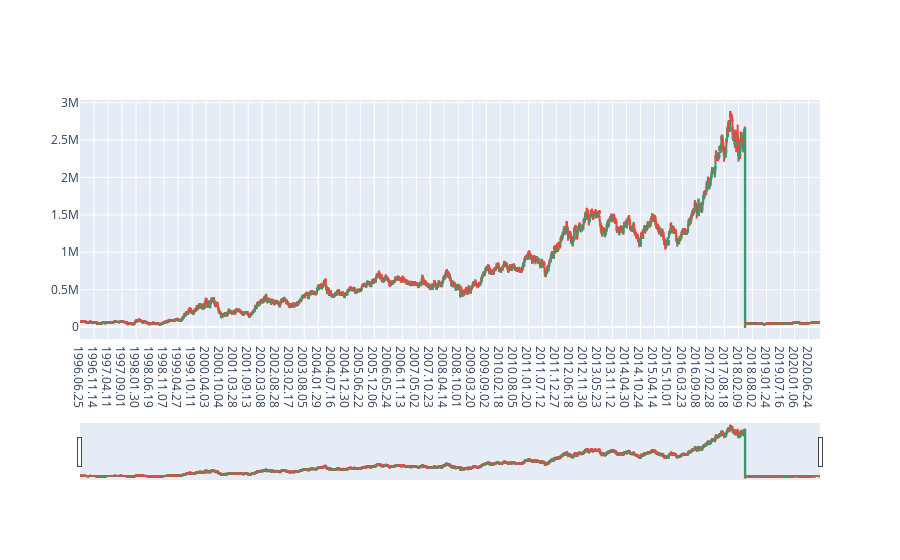

The cell this chart's notebook holds for it:
### Code cell
import plotly.graph_objects as go

import pandas as pd
from datetime import datetime

fig = go.Figure(data=[go.Candlestick(x=df['Date'],
                open=df['Open'],
                high=df['High'],
                low=df['Low'],
                close=df['Close'])])

fig.show()

### Figure 1 — Plotly figure (JSON) as saved in the notebook; plotly's stock layout.template omitted (floating-point values rounded to 4 significant figures; data arrays with more than 128 entries replaced by an {"elided": "..."} marker saying what was removed)
{"data": [{"close": {"elided": "6127 int values"}, "high": {"elided": "6127 int values"}, "low": {"elided": "6127 int values"}, "open": {"elided": "6127 int values"}, "type": "candlestick", "x": {"elided": "6127 str values"}}], "layout": {}}
